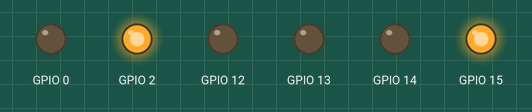
Bench run of a program on a simulated ESP8266 board running MicroPython. Parts: output pins drawn as LEDs (lit = HIGH). At 10.0 s the program stops and its outputs stay as they are.

Above: at 0.1 s.
At 1.1 s:
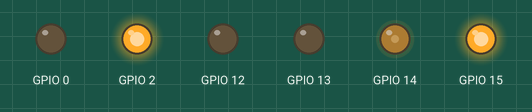
At 3.1 s:
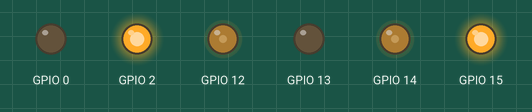
At 6.1 s:
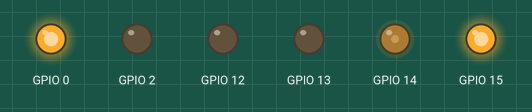
At 8.1 s:
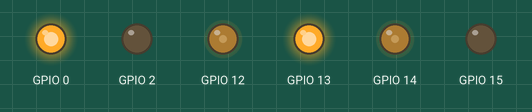
Timing chart, 0 to 11.5 s (numbered marks = the images above):
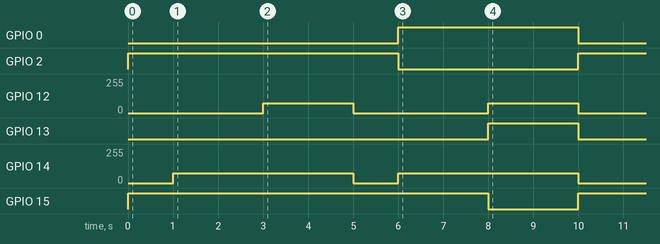

Measured:
- by itself, GPIO 0: LOW → HIGH at 6.0 s, → LOW 4.0 s later
- by itself, GPIO 2: LOW → HIGH at 0.00 s, → LOW 6.0 s later, → HIGH 4.0 s later
- by itself, GPIO 12: alternates 75/255 for 2.0 s and 0/255 for 3.0 s
- by itself, GPIO 13: LOW → HIGH at 8.0 s, → LOW 2.0 s later
- by itself, GPIO 14: alternates 75/255 for 4.0 s and 0/255 for 1.0 s
- by itself, GPIO 15: LOW → HIGH at 0.00 s, → LOW 8.0 s later, → HIGH 2.0 s later

The program:

tester.py
```python
from time import sleep as delay
import fng

m1 = fng.Fng(14, 0, 2)
m2 = fng.Fng(12, 13, 15)

m1.write(0, 'cw')
m2.write(0, 'cw')
delay(1)

m1.write(300, 'cw')
delay(2)
m2.write(300, 'cw')
delay(2)
m1.write(0, 'cw')
m2.write(0, 'cw')
delay(1)
m1.write(300, 'ccw')
delay(2)
m2.write(300, 'ccw')
delay(2)
m1.write(0, 'cw')
m2.write(0, 'cw')
```

fng.py
```python
from machine import PWM, Pin

class Fng:
    def __init__(self, pwm_pin, cw_pin, ccw_pin):
        self.pwm_pin = pwm_pin
        self.cw_pin = Pin(cw_pin, Pin.OUT)
        self.ccw_pin = Pin(ccw_pin, Pin.OUT)

        self.motor = PWM(Pin(self.pwm_pin), freq=1000, duty=0)
        #begin.freq(1000) # Set PWM frequency 1000Hz
        #begin.duty(0)

    def write(self, pwm_in, dir):
        if dir == 'cw':
            self.cw_pin.off() # Turns on cw_pin
            self.ccw_pin.on() # Some nodemcu's wires connected in other way around
        elif dir == 'ccw':
            self.cw_pin.on()
            self.ccw_pin.off()
        self.motor.duty(pwm_in)

if __name__ == '__main__':
    m1 = Fng(14, 0, 2)
    m2 = Fng(12, 13, 15)

    m1.write(0, 'cw')
    m2.write(0, 'cw')
```
